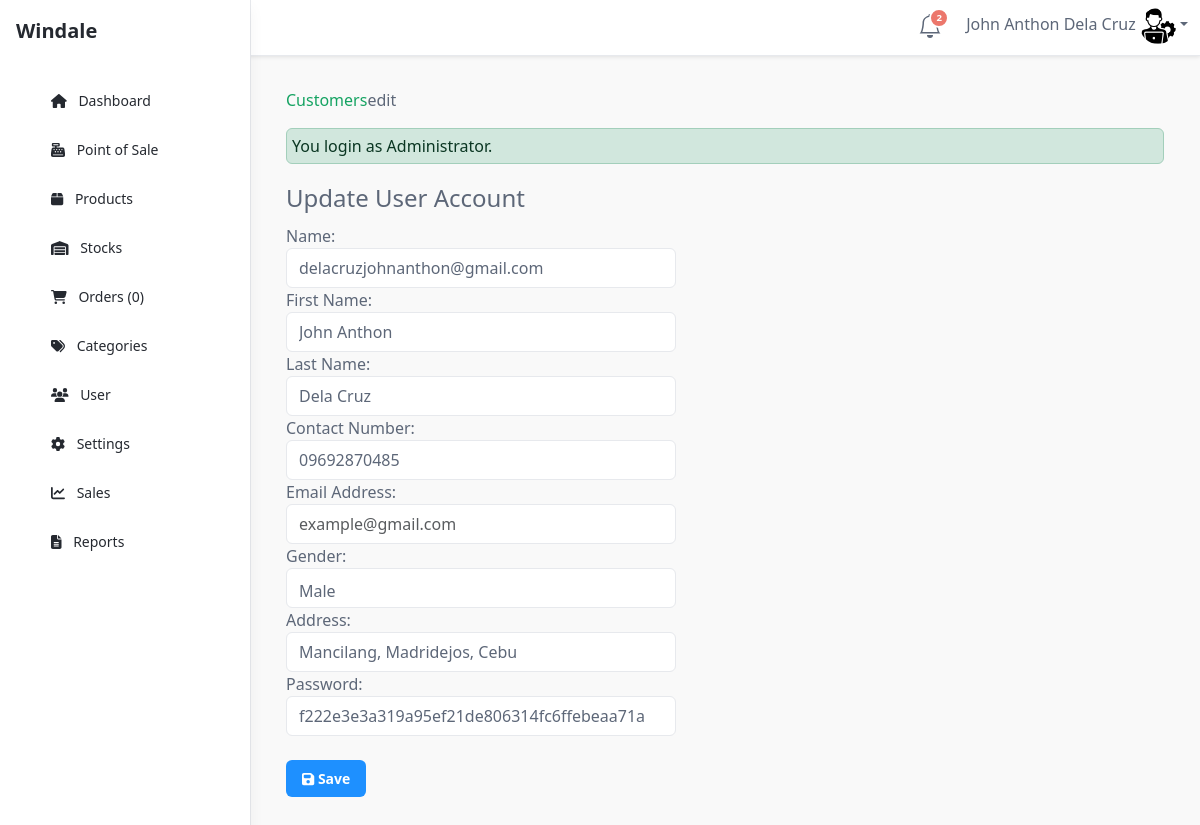
Page /admin/customers/index.php?view=edit&id=65 (signed in) on the committed database.
### tables this page shows
CREATE TABLE `tblcustomer` (
  `CUSTOMERID` int(11) NOT NULL,
  `FNAME` varchar(30) NOT NULL,
  `LNAME` varchar(30) NOT NULL,
  `MNAME` varchar(30) NOT NULL,
  `CUSHOMENUM` varchar(90) NOT NULL,
  `STREETADD` text NOT NULL,
  `BRGYADD` text NOT NULL,
  `CITYADD` text NOT NULL,
  `PROVINCE` varchar(80) NOT NULL,
  `COUNTRY` varchar(30) NOT NULL,
  `DBIRTH` date NOT NULL,
  `GENDER` varchar(10) NOT NULL,
  `PHONE` varchar(20) NOT NULL,
  `EMAILADD` varchar(40) NOT NULL,
  `ZIPCODE` int(6) NOT NULL,
  `CUSUNAME` varchar(250) NOT NULL,
  `CUSPASS` varchar(90) NOT NULL,
  `CUSPHOTO` varchar(255) NOT NULL,
  `TERMS` tinyint(4) NOT NULL,
  `DATEJOIN` timestamp NOT NULL DEFAULT current_timestamp()
);

### admin/customers/index.php (called while the page is built, shortened)
<?php
require_once ("../theme/templates.php");
?>

### include/database.php (called while the page is built, shortened)
<?php
class Database {
	var $sql_string = '';
	private $conn;
	public function open_connection() {
		$this->conn = mysqli_connect(server,user,pass);
		if(!$this->conn){
			echo "Problem in database connection! Contact administrator!";
			exit();
		}else{
			$db_select = mysqli_select_db($this->conn,database_name);
		}
	}
	function setQuery($sql='') {
		$this->sql_string=$sql;
	}
	function executeQuery() {
		$result = mysqli_query($this->conn, $this->sql_string);
		return $this->confirm_query($result);
	}
	private function confirm_query($result) {
		return $result;
	}
	function loadSingleResult() {
		$cur = $this->executeQuery();
		while ($row = mysqli_fetch_object($cur)) {
		return $data = $row;
		}
	}
}
$mydb = new Database();
?>

### include/customers.php (called while the page is built, shortened)
<?php
require_once(LIB_PATH.DS.'database.php');
class Customer {
	protected static  $tblname = "tblcustomer";
	function single_customer($id=""){
			global $mydb;
			$mydb->setQuery("SELECT * FROM ".self::$tblname."
				Where CUSTOMERID= {$id} LIMIT 1");
			$cur = $mydb->loadSingleResult();
			return $cur;
	}
}
?>

### admin/customers/edit.php (the view, shortened to what this page needs)
<?php
  @$CUSTOMERID = $_GET['id'];
  $customer = New Customer();
  $singlecustomer = $customer->single_customer($CUSTOMERID);
?>
 <form class="form-horizontal span6" action="controller.php?action=edit" method="POST">
          <fieldset>
            <legend> Update User Account</legend>
                  <div class="form-group">
                    <div class="col-md-8">
                      <label class="col-md-4 control-label" for=
                      "CUSUNAME">Name:</label>
                      <div class="col-md-8">
                         <input class="form-control input-sm" id="CUSUNAME" name="CUSUNAME" placeholder=
                            "Customer Name" type="text" value="<?php echo $singlecustomer->CUSUNAME; ?>">
                      </div>
                    </div>
                  </div>
                  <div class="form-group">
                    <div class="col-md-8">
                      <label class="col-md-4 control-label" for=
                      "FNAME">First Name:</label>
                      <div class="col-md-8">
                         <input class="form-control input-sm" id="FNAME" name="FNAME" placeholder=
                            "First Name" type="text" value="<?php echo $singlecustomer->FNAME; ?>">
                      </div>
                    </div>
                  </div>
                  <div class="form-group">
                    <div class="col-md-8">
                      <label class="col-md-4 control-label" for=
                      "LNAME">Last Name:</label>
                      <div class="col-md-8">
                         <input class="form-control input-sm" id="LNAME" name="LNAME" placeholder=
                            "Last Name" type="text" value="<?php echo $singlecustomer->LNAME; ?>">
                      </div>
                    </div>
                  </div>
                  <div class="form-group">
                    <div class="col-md-8">
                      <label class="col-md-4 control-label" for=
                      "PHONE">Contact Number:</label>
                      <div class="col-md-8">
                         <input class="form-control input-sm" id="PHONE" name="PHONE" placeholder=
                            "Contact Number" type="text" value="<?php echo $singlecustomer->PHONE; ?>">
                      </div>
                    </div>
                  </div>
                  <div class="form-group">
                    <div class="col-md-8">
                      <label class="col-md-4 control-label" for=
                      "EMAILADD">Email Address:</label>
                      <div class="col-md-8">
                         <input class="form-control input-sm" id="EMAILADD" name="EMAILADD" placeholder=
                            "example@gmail.com" type="text" value="<?php echo $singlecustomer->EMAILADD; ?>">
                      </div>
                    </div>
                  </div>
                  <div class="form-group">
                    <div class="col-md-8">
                      <label class="col-md-4 control-label" for=
                      "GENDER">Gender:</label>
                      <div class="col-md-8">
                       <select class="form-control input-sm" name="GENDER" id="GENDER">
                          <option value="Male"  <?php echo ($singlecustomer->GENDER=='Male') ? 'selected="true"': '' ; ?>>Male</option>
                        </select>
                      </div>
                    </div>
                  </div>
                  <div class="form-group">
                    <div class="col-md-8">
                      <label class="col-md-4 control-label" for=
                      "CITYADD">Address:</label>
                      <div class="col-md-8">
                         <input class="form-control input-sm" id="CITYADD" name="CITYADD" placeholder=
                            "Street/Brgy./Municipality/Province" type="text" value="<?php echo $singlecustomer->CITYADD; ?>">
                      </div>
                    </div>
                  </div>
                  <div class="form-group">
                    <div class="col-md-8">
                      <label class="col-md-4 control-label" for=
                      "CUSPASS">Password:</label>
                      <div class="col-md-8">
                         <input class="form-control input-sm" id="CUSPASS" name="CUSPASS" placeholder=
                            "Password" type="text" value="<?php echo $singlecustomer->CUSPASS; ?>" readonly>
                      </div>
                    </div>
                  </div>
             <div class="form-group">
                    <div class="col-md-8">
                      <div class="col-md-8">
                         <button class="btn btn-primary " name="save" type="submit" ><span class="fa fa-save fw-fa"></span> Save</button>
                      </div>
                    </div>
                  </div>
          </fieldset>
        <div class="form-group">
                <div class="rows">
                  <div class="col-md-6">
                  </div>
              </div>
              </div>
        </form>
        </div>

### rows in the picture
tblcustomer: CUSUNAME "delacruzjohnanthon@gmail.com", FNAME "John Anthon", LNAME "Dela Cruz", PHONE "09692870485", GENDER "Male", CITYADD "Mancilang, Madridejos, Cebu", CUSPASS "f222e3e3a319a95ef21de806314fc6ffebeaa71a"

### other values in the picture
$notificationCount "2"
$_SESSION['U_NAME'] "John Anthon Dela Cruz"
$res "0"
$title "Customers"
$header "edit"
$_SESSION['message'] "You login as Administrator."
